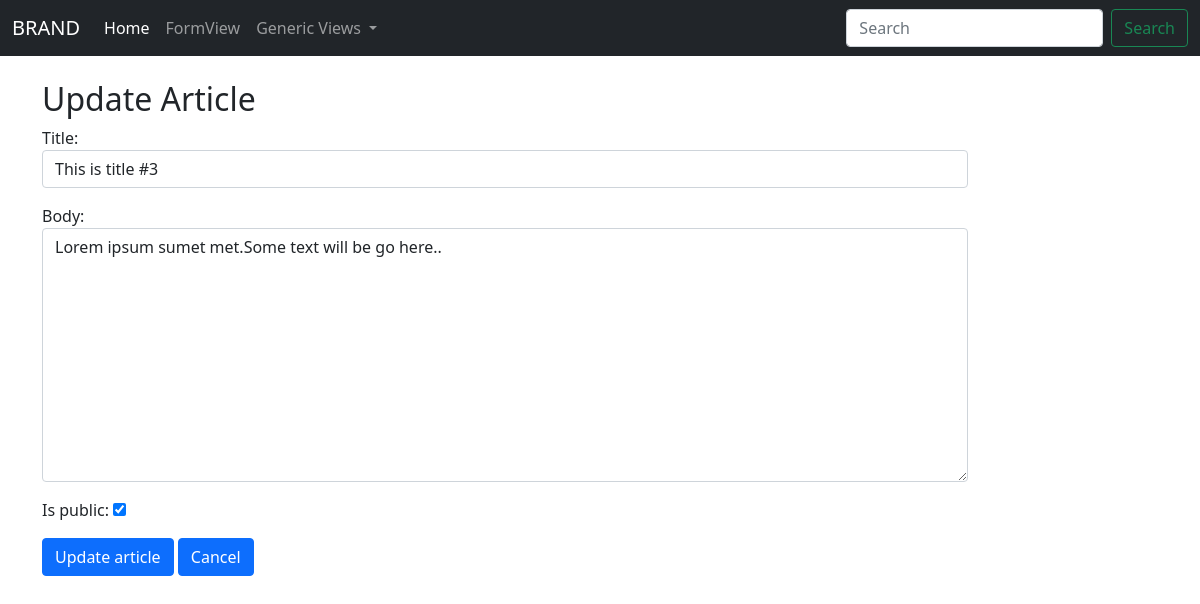
The app's page /article/4/this-is-title-3/update/ with its own data.
### articles/models.py (models this page shows, shortened)
class Article(models.Model):
    title = models.CharField(max_length=250, verbose_name='Title')
    body = models.TextField(verbose_name='Message')
    slug = models.CharField(max_length=250, null=True, blank=True)
    created_at = models.DateTimeField(auto_now_add=True)
    last_updated = models.DateTimeField(null=True, blank=True)
    is_public = models.BooleanField(default=False)

### articles/views.py (the view)
# urls.py: path('article/<int:pk>/<str:slug>/update/', views.ArticleUpdateView.as_view(), name='article_update'),
class ArticleUpdateView(UpdateView):
    model = Article
    form_class = ArticleCreationForm
    template_name = 'articles/article_update.html'
    query_pk_and_slug = True
    success_url = reverse_lazy('articles:article_list')

### articles/forms.py
class ArticleCreationForm(forms.ModelForm):
    title = forms.CharField(widget=forms.TextInput(attrs={'class':'form-control'}))
    body = forms.CharField(widget=forms.Textarea(attrs={'class':'form-control'}))
    class Meta:
        model = Article
        fields = ('title', 'body', 'is_public')

### templates/articles/article_update.html (shortened to what this page needs)
{% extends 'base.html' %}
{% block content %}
<div class="container">
    <div class="row">
        <div class="col-md-10">
                <br>
    <h2>Update Article</h2>
    <form method="post">
        {{ form.as_p }}
        <button type="submit" class="btn btn-primary">Update article</button>
        <a href="{% url 'articles:article_list' %}" class="btn btn-primary">Cancel</a>
    </form>
        </div>
    </div>
</div>
{% endblock content %}

### records on screen
Article: title "This is title #3", body "Lorem ipsum sumet met.Some text will be go here..", is_public "☑"
